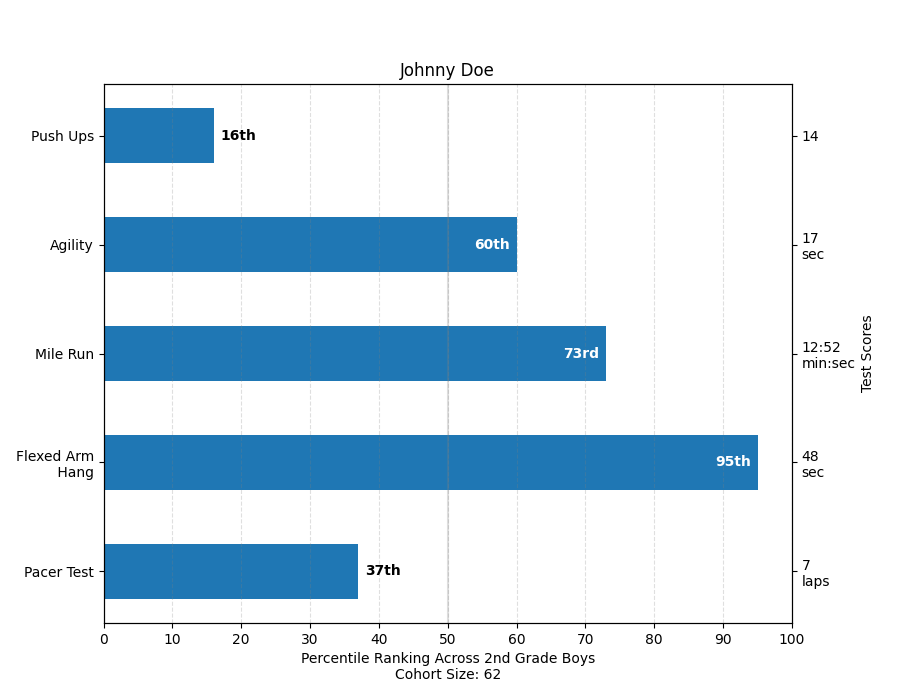

Reproduce this figure in Python.
# Bar charts are useful for visualizing counts

import numpy as np
import matplotlib.pyplot as plt
from matplotlib.ticker import MaxNLocator
from collections import namedtuple

np.random.seed(42)

Student = namedtuple('Student', ['name', 'grade', 'gender'])
Score = namedtuple('Score', ['score', 'percentile'])

# GLOBAL CONSTANTS
test_names = ['Pacer Test', 'Flexed Arm\n Hang', 'Mile Run', 'Agility',
              'Push Ups']
test_units = dict(zip(test_names, ['laps', 'sec', 'min:sec', 'sec', '']))


def attach_ordinal(num):
    """Convert an integer to an ordinal string, e.g. 2 -> '2nd'."""
    suffixes = {str(i): v
                for i, v in enumerate(['th', 'st', 'nd', 'rd', 'th',
                                       'th', 'th', 'th', 'th', 'th'])}
    v = str(num)
    # special case early teens
    if v in {'11', '12', '13'}:
        return v + 'th'
    return v + suffixes[v[-1]]


def format_score(score, test):
    """
    Create score labels for the right y-axis as the test name followed by the
    measurement unit (if any), split over two lines.
    """
    unit = test_units[test]
    if unit:
        return f'{score}\n{unit}'
    else:  # If no unit, don't include a newline, so that label stays centered.
        return score


def format_ycursor(y):
    y = int(y)
    if y < 0 or y >= len(test_names):
        return ''
    else:
        return test_names[y]


def plot_student_results(student, scores, cohort_size):
    fig, ax1 = plt.subplots(figsize=(9, 7))  # Create the figure
    fig.subplots_adjust(left=0.115, right=0.88)
    fig.canvas.manager.set_window_title('Eldorado K-8 Fitness Chart')

    pos = np.arange(len(test_names))

    rects = ax1.barh(pos, [scores[k].percentile for k in test_names],
                     align='center',
                     height=0.5,
                     tick_label=test_names)

    ax1.set_title(student.name)

    ax1.set_xlim([0, 100])
    ax1.xaxis.set_major_locator(MaxNLocator(11))
    ax1.xaxis.grid(True, linestyle='--', which='major',
                   color='grey', alpha=.25)

    # Plot a solid vertical gridline to highlight the median position
    ax1.axvline(50, color='grey', alpha=0.25)

    # Set the right-hand Y-axis ticks and labels
    ax2 = ax1.twinx()

    # Set the tick locations
    ax2.set_yticks(pos)
    # Set equal limits on both yaxis so that the ticks line up
    ax2.set_ylim(ax1.get_ylim())

    # Set the tick labels
    ax2.set_yticklabels([format_score(scores[k].score, k) for k in test_names])

    ax2.set_ylabel('Test Scores')

    xlabel = ('Percentile Ranking Across {grade} Grade {gender}s\n'
              'Cohort Size: {cohort_size}')
    ax1.set_xlabel(xlabel.format(grade=attach_ordinal(student.grade),
                                 gender=student.gender.title(),
                                 cohort_size=cohort_size))

    rect_labels = []
    # Lastly, write in the ranking inside each bar to aid in interpretation
    for rect in rects:
        # Rectangle widths are already integer-valued but are floating
        # type, so it helps to remove the trailing decimal point and 0 by
        # converting width to int type
        width = int(rect.get_width())

        rank_str = attach_ordinal(width)
        # The bars aren't wide enough to print the ranking inside
        if width < 40:
            # Shift the text to the right side of the right edge
            xloc = 5
            # Black against white background
            clr = 'black'
            align = 'left'
        else:
            # Shift the text to the left side of the right edge
            xloc = -5
            # White on magenta
            clr = 'white'
            align = 'right'

        # Center the text vertically in the bar
        yloc = rect.get_y() + rect.get_height() / 2
        label = ax1.annotate(
            rank_str, xy=(width, yloc), xytext=(xloc, 0),
            textcoords="offset points",
            horizontalalignment=align, verticalalignment='center',
            color=clr, weight='bold', clip_on=True)
        rect_labels.append(label)

    # Make the interactive mouse over give the bar title
    ax2.fmt_ydata = format_ycursor
    # Return all of the artists created
    return {'fig': fig,
            'ax': ax1,
            'ax_right': ax2,
            'bars': rects,
            'perc_labels': rect_labels}


student = Student('Johnny Doe', 2, 'boy')
scores = dict(zip(
    test_names,
    (Score(v, p) for v, p in
     zip(['7', '48', '12:52', '17', '14'],
         np.round(np.random.uniform(0, 100, len(test_names)), 0)))))
cohort_size = 62  # The number of other 2nd grade boys

arts = plot_student_results(student, scores, cohort_size)
plt.show()
